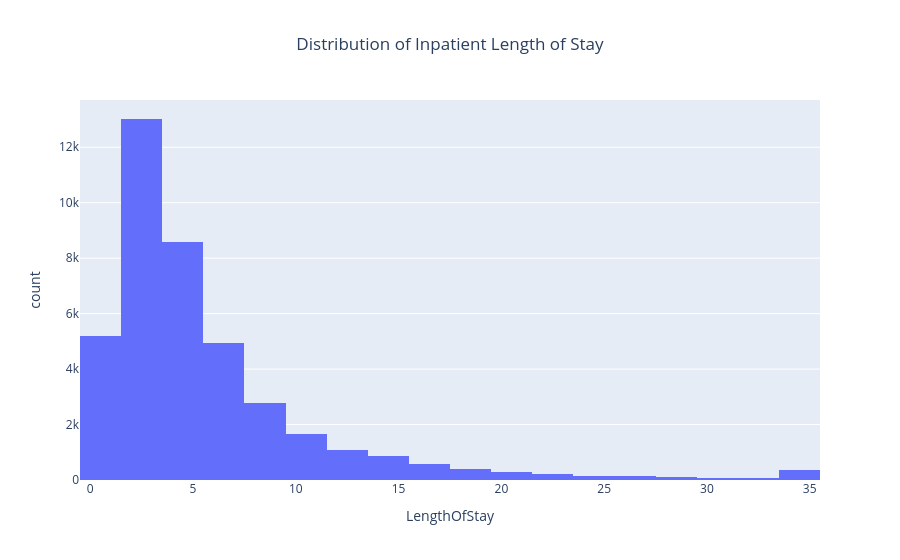
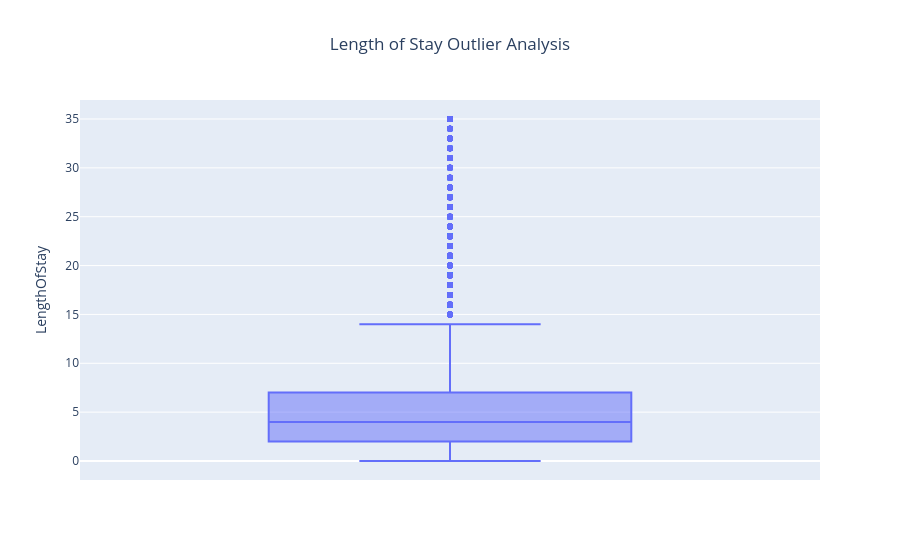

Notebook code cell kept with these figures, in order:
### Markdown cell above
## Length of Stay Distribution

### Code cell
fig = px.histogram(
    inpatient,
    x="LengthOfStay",
    nbins=35,
    title="Distribution of Inpatient Length of Stay"
)
fig.update_layout(title_x=0.5)
fig.show()
fig = px.box(
    inpatient,
    y="LengthOfStay",
    title="Length of Stay Outlier Analysis"
)
fig.update_layout(title_x=0.5)
fig.show()

### Figure 1 — Plotly figure (JSON) as saved in the notebook; plotly's stock layout.template omitted (floating-point values rounded to 4 significant figures; data arrays with more than 128 entries replaced by an {"elided": "..."} marker saying what was removed)
{"data": [{"bingroup": "x", "hovertemplate": "LengthOfStay=%{x}<br>count=%{y}<extra></extra>", "legendgroup": "", "marker": {"color": "#636efa", "pattern": {"shape": ""}}, "name": "", "nbinsx": 35, "orientation": "v", "showlegend": false, "type": "histogram", "x": {"elided": "40474 int values"}, "xaxis": "x", "yaxis": "y"}], "layout": {"barmode": "relative", "legend": {"tracegroupgap": 0}, "title": {"text": "Distribution of Inpatient Length of Stay", "x": 0.5}, "xaxis": {"anchor": "y", "domain": [0, 1], "title": {"text": "LengthOfStay"}}, "yaxis": {"anchor": "x", "domain": [0, 1], "title": {"text": "count"}}}}

### Figure 2 — Plotly figure (JSON) as saved in the notebook; plotly's stock layout.template omitted (floating-point values rounded to 4 significant figures; data arrays with more than 128 entries replaced by an {"elided": "..."} marker saying what was removed)
{"data": [{"alignmentgroup": "True", "hovertemplate": "LengthOfStay=%{y}<extra></extra>", "legendgroup": "", "marker": {"color": "#636efa"}, "name": "", "notched": false, "offsetgroup": "", "orientation": "v", "showlegend": false, "type": "box", "x0": " ", "xaxis": "x", "y": {"elided": "40474 int values"}, "y0": " ", "yaxis": "y"}], "layout": {"boxmode": "group", "legend": {"tracegroupgap": 0}, "title": {"text": "Length of Stay Outlier Analysis", "x": 0.5}, "xaxis": {"anchor": "y", "domain": [0, 1]}, "yaxis": {"anchor": "x", "domain": [0, 1], "title": {"text": "LengthOfStay"}}}}
